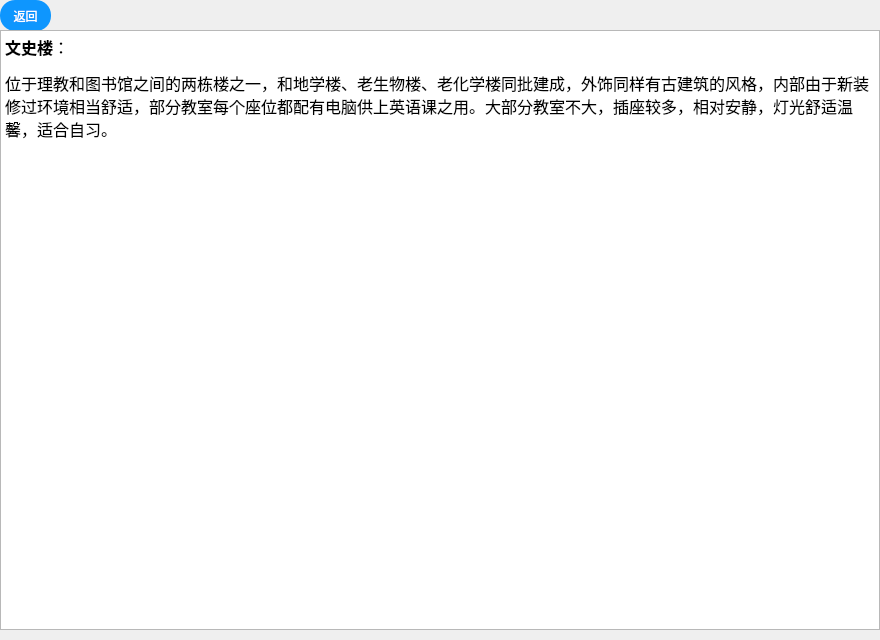
<?xml version="1.0" encoding="UTF-8"?>
<ui version="4.0">
 <class>a_wenshi</class>
 <widget class="QDialog" name="a_wenshi">
  <property name="geometry">
   <rect>
    <x>0</x>
    <y>0</y>
    <width>880</width>
    <height>640</height>
   </rect>
  </property>
  <property name="windowTitle">
   <string>Dialog</string>
  </property>
  <widget class="QPushButton" name="pushButton">
   <property name="geometry">
    <rect>
     <x>0</x>
     <y>0</y>
     <width>51</width>
     <height>31</height>
    </rect>
   </property>
   <property name="styleSheet">
    <string notr="true">QPushButton
{
    font-family:Microsoft Yahei;
    font:=20px;
    color:white;
    background-color:rgb(14 , 150 , 254);
    border-radius:15px;
    height:20px;
    width:20px;
}

QPushButton:hover
{
    background-color:rgb(44 , 137 , 255);
}

QPushButton:pressed
{
    background-color:rgb(14 , 150 , 254);
    padding-left:3px;
    padding-top:3px;
}</string>
   </property>
   <property name="text">
    <string>返回</string>
   </property>
  </widget>
  <widget class="QTextBrowser" name="textBrowser">
   <property name="geometry">
    <rect>
     <x>0</x>
     <y>30</y>
     <width>880</width>
     <height>600</height>
    </rect>
   </property>
   <property name="html">
    <string>&lt;!DOCTYPE HTML PUBLIC &quot;-//W3C//DTD HTML 4.0//EN&quot; &quot;http://www.w3.org/TR/REC-html40/strict.dtd&quot;&gt;
&lt;html&gt;&lt;head&gt;&lt;meta name=&quot;qrichtext&quot; content=&quot;1&quot; /&gt;&lt;meta charset=&quot;utf-8&quot; /&gt;&lt;style type=&quot;text/css&quot;&gt;
p, li { white-space: pre-wrap; }
hr { height: 1px; border-width: 0; }
li.unchecked::marker { content: &quot;\2610&quot;; }
li.checked::marker { content: &quot;\2612&quot;; }
&lt;/style&gt;&lt;/head&gt;&lt;body style=&quot; font-family:'Microsoft YaHei UI'; font-size:9pt; font-weight:400; font-style:normal;&quot;&gt;
&lt;p style=&quot; margin-top:0px; margin-bottom:0px; margin-left:0px; margin-right:0px; -qt-block-indent:0; text-indent:0px;&quot;&gt;&lt;span style=&quot; font-family:'楷体'; font-size:12pt; font-weight:700;&quot;&gt;文史楼&lt;/span&gt;&lt;span style=&quot; font-family:'楷体'; font-size:12pt;&quot;&gt;：&lt;/span&gt; &lt;/p&gt;
&lt;p style=&quot; margin-top:12px; margin-bottom:12px; margin-left:0px; margin-right:0px; -qt-block-indent:0; text-indent:0px;&quot;&gt;&lt;span style=&quot; font-family:'楷体'; font-size:12pt;&quot;&gt;位于理教和图书馆之间的两栋楼之一，和地学楼、老生物楼、老化学楼同批建成，外饰同样有古建筑的风格，内部由于新装修过环境相当舒适，部分教室每个座位都配有电脑供上英语课之用。大部分教室不大，插座较多，相对安静，灯光舒适温馨，适合自习。&lt;/span&gt; &lt;/p&gt;
&lt;p style=&quot; margin-top:12px; margin-bottom:12px; margin-left:0px; margin-right:0px; -qt-block-indent:0; text-indent:0px;&quot;&gt;&lt;img src=&quot;:/a/aTeachingBuilding/wenshilou.jpg&quot; /&gt;&lt;/p&gt;&lt;/body&gt;&lt;/html&gt;</string>
   </property>
  </widget>
 </widget>
 <resources/>
 <connections/>
</ui>
